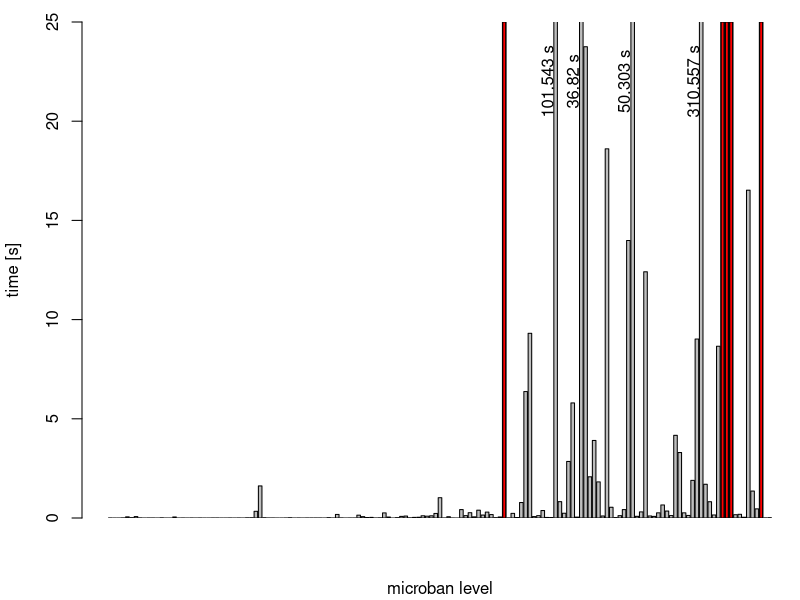
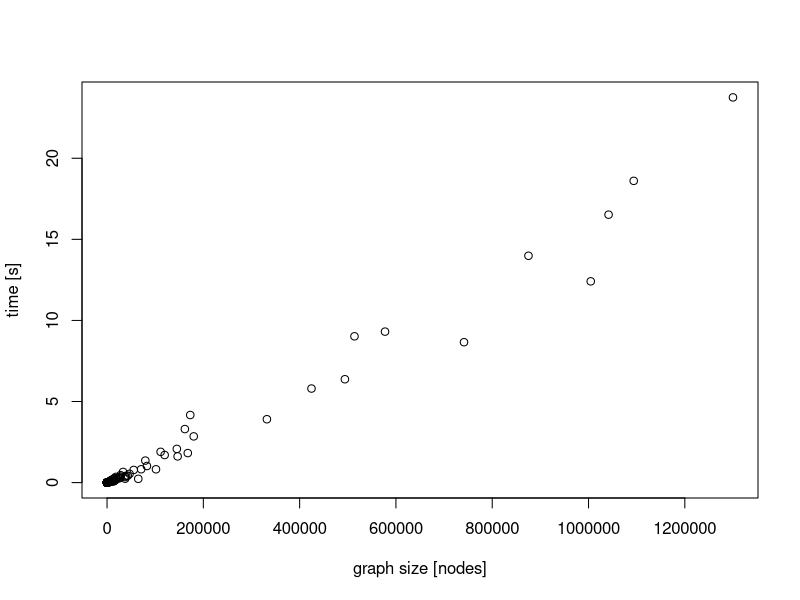
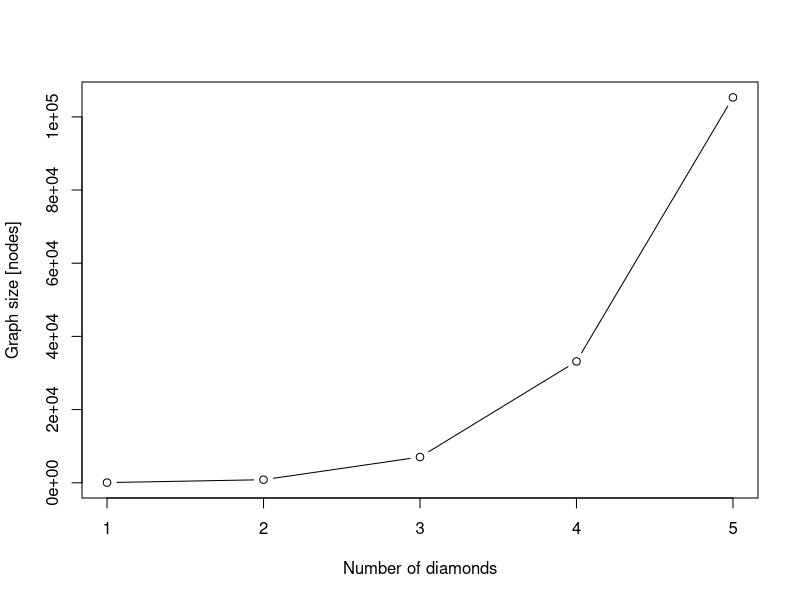
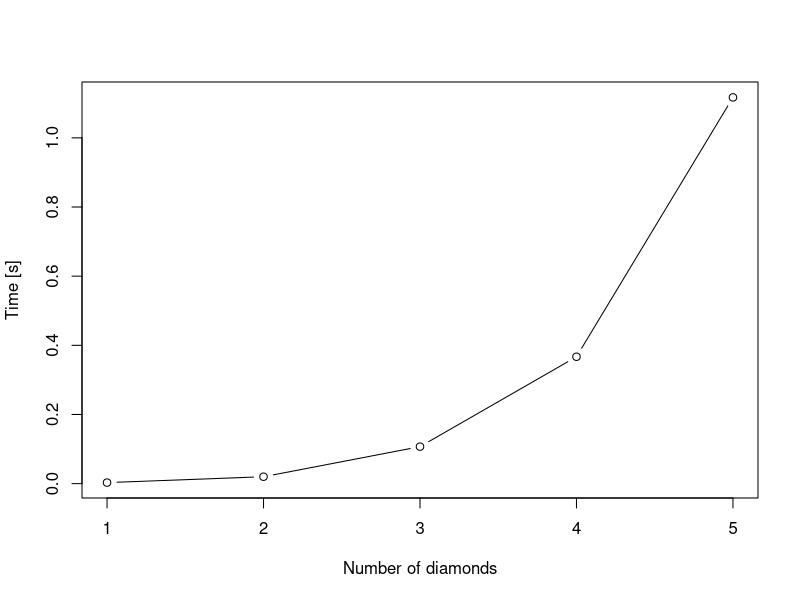

Source code (R) for these figures, in order:
graph  = read.csv('timing2.csv',header = FALSE)[,1]
timing = read.csv('timing2.csv',header = FALSE)[,2]

figwidth = 10
figheight = 5



offset = 0.4
lim = 25
setEPS()
postscript("../Report/img/micoban_timing.eps",width=figwidth,height=figheight)
par(mfrow=c(1,1),oma=c(0,0,0,0), mar=c(4,4,1,0)+0.1)
mid_bar = barplot(timing,ylim=c(0,lim), xpd=FALSE,xlab="microban level", ylab="time [s]")
for( i in 1:length(timing) ){
	if(timing[i] > lim && timing[i] < 99999){
		text(mid_bar[i-2],lim-3, labels=paste(c(timing[i]," s"),collapse=""), srt=90)
		print(i)
	} else if(timing[i] == 99999 ){
		rect(mid_bar[i]-offset,0,mid_bar[i]+offset,lim,angle=90, col="red")
	} else if(i == 155){
		rect(mid_bar[i]-offset,0,mid_bar[i]+offset,timing[i],angle=90, col="red")
	}
}
q = dev.off()
for(i in 1:length(timing) ){ #one outlier and they all seem to be in the same spot
	if(timing[i] > 25){
		timing[i] = 0
		graph[i] = 0
	}
}
setEPS()
postscript("../Report/img/time_vs_graph_size.eps",width=figwidth,height=figheight)
plot(graph,timing, xlab="graph size [nodes]",ylab="time [s]")
q = dev.off()

graph_size  = read.csv('timing_inc_competetion.csv',header = FALSE)[,1]
time = read.csv('timing_inc_competetion.csv',header = FALSE)[,2]


setEPS()
postscript("../Report/img/sokoban_complexity_graph_size.eps",width=figwidth,height=figheight)
plot(1:length(graph_size), graph_size,type="b", ylab="Graph size [nodes]",xlab="Number of diamonds")
q=dev.off()
setEPS()
postscript("../Report/img/sokoban_complexity_time.eps",width=figwidth,height=figheight)
plot(1:length(time), time,type="b", ylab="Time [s]",xlab="Number of diamonds")
q=dev.off()